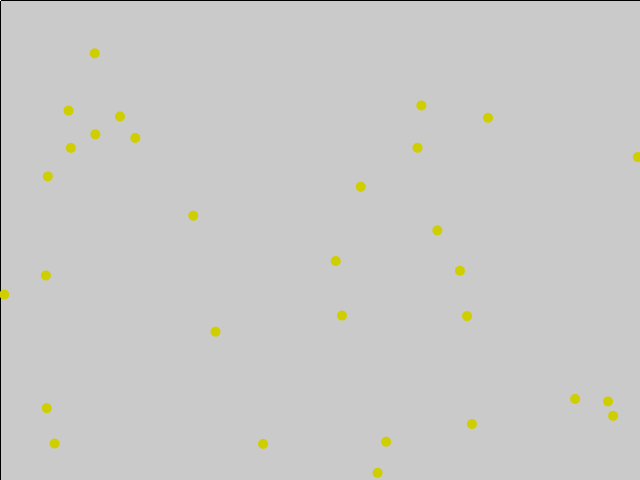
Frame 1 (no input)
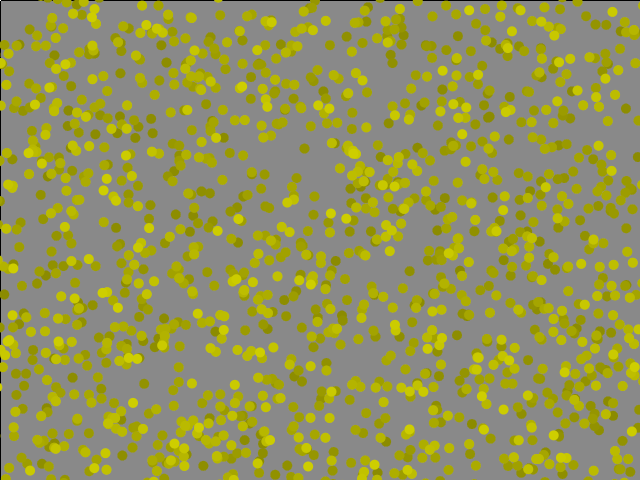
Frame 60 (the mouse pressed at the canvas centre just before this capture)
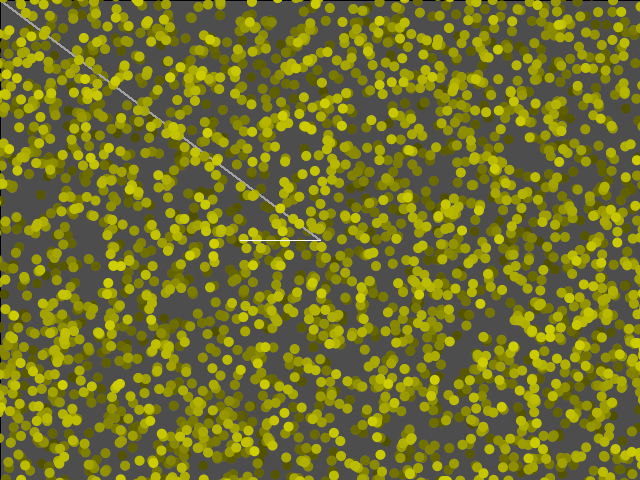
Frame 120 (the mouse held since frame 60 and released just before this capture)

The Processing sketch that drew these frames (run headless with seeded random() and noise(); from frame 60 on, the mouse is pressed at the canvas centre):

// Processing sketch: processing_40340
// ── processing_40340.pde

/*
Justin Lee
Massive Scale
* Just move the mouse
*/

Blitxer a,b,c;
int g, h, i;

void setup()
{
  size (640,480);
  smooth();
  
  a = new Blitxer();
  a.x = 40;
  a.y = 40;
 
 g = 0;
 h=206;
 i = 206;
}

void draw()
{
  fill(0,2);
  rect(0,0,width,height);
  fill(i, h, g);
  for(int x = 0  ; x<100 ; x += 2 )
  {
    stroke(255);
    line(pmouseY,pmouseY,mouseX,mouseY);
  }
  for(int i=0;i<100;i++)
  {
    noStroke();
    //fill(206,206,g);
    ellipse(width/2+random(-640,480),height/2+random(-640,480), 10,10);
  }
    
  a.show();
}
  /*line(pmouseY,pmouseY,mouseX,mouseY);
  line(pmouseY+50,pmouseY+50,mouseX+50,mouseY+50);
  line(pmouseY,pmouseX,mouseY,mouseX);
  line(pmouseY+50,pmouseX+50,mouseY+50,mouseX+50);
  rect(mouseX,mouseY,50, 50);
  rect(mouseY,mouseX,50, 50);
  line(pmouseY,pmouseY,mouseY,mouseX);
  line(pmouseY+50,pmouseY+50,mouseY+50,mouseX+50);
  rect(mouseX,mouseX,50, 50);
  rect(mouseY,mouseX,50, 50);
  */
  class Blitxer
  {
    float x,y;
  
  void show()
  {
    //if (mousePressed == true) 
  
  
  if(keyPressed)
  {
   if (key == ' ') 
   {
     background (255);
   }
   if (key == 's')
   {
     g = round(random(255));
     h = round(random(255));
     i = round(random(255));
     
   }
   
  }
}
  }
